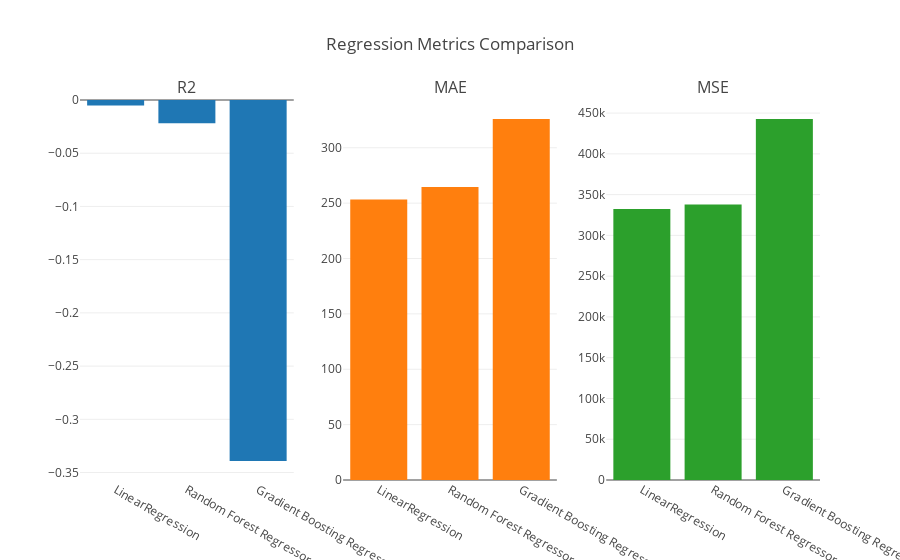

Notebook code cell kept with this figure:
### Code cell
summary = pd.DataFrame(summary)

fig = tools.make_subplots(rows=1, cols=3, subplot_titles=(
    'R2', 'MAE', 'MSE'
))

trace0 = go.Bar(x=summary['name'], y=summary['R2'], name='R2')
fig.append_trace(trace0, 1, 1)

trace1 = go.Bar(x=summary['name'], y=summary['MAE'], name='MAE')
fig.append_trace(trace1, 1, 2)

trace2 = go.Bar(x=summary['name'], y=summary['MSE'], name='MSE')
fig.append_trace(trace2, 1, 3)

fig['layout'].update(title='Regression Metrics Comparison')
fig['layout'].update(showlegend=False)

py.iplot(fig, filename='regression-metrics-comparison')

### Figure 1 — Plotly figure (JSON) as saved in the notebook; plotly's stock layout.template omitted (floating-point values rounded to 4 significant figures)
{"data": [{"name": "R2", "type": "bar", "x": ["LinearRegression", "Random Forest Regressor", "Gradient Boosting Regressor"], "xaxis": "x1", "y": [-0.005208, -0.0218, -0.3391], "yaxis": "y1"}, {"name": "MAE", "type": "bar", "x": ["LinearRegression", "Random Forest Regressor", "Gradient Boosting Regressor"], "xaxis": "x2", "y": [253.3, 264.6, 326.0], "yaxis": "y2"}, {"name": "MSE", "type": "bar", "x": ["LinearRegression", "Random Forest Regressor", "Gradient Boosting Regressor"], "xaxis": "x3", "y": [332300.0, 337800.0, 442700.0], "yaxis": "y3"}], "layout": {"annotations": [{"font": {"size": 16}, "showarrow": false, "text": "R2", "x": 0.1444, "xanchor": "center", "xref": "paper", "y": 1, "yanchor": "bottom", "yref": "paper"}, {"font": {"size": 16}, "showarrow": false, "text": "MAE", "x": 0.5, "xanchor": "center", "xref": "paper", "y": 1, "yanchor": "bottom", "yref": "paper"}, {"font": {"size": 16}, "showarrow": false, "text": "MSE", "x": 0.8556, "xanchor": "center", "xref": "paper", "y": 1, "yanchor": "bottom", "yref": "paper"}], "showlegend": false, "title": "Regression Metrics Comparison", "xaxis1": {"anchor": "y1", "domain": [0, 0.2889]}, "xaxis2": {"anchor": "y2", "domain": [0.3556, 0.6444]}, "xaxis3": {"anchor": "y3", "domain": [0.7111, 1]}, "yaxis1": {"anchor": "x1", "domain": [0, 1]}, "yaxis2": {"anchor": "x2", "domain": [0, 1]}, "yaxis3": {"anchor": "x3", "domain": [0, 1]}}}
